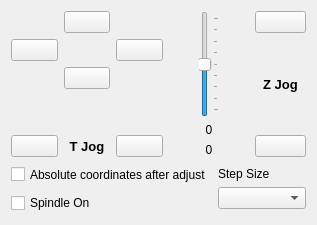
        <widget class="QWidget" name="tabAxis">
         <attribute name="title">
          <string>Axis Control</string>
         </attribute>
         <layout class="QVBoxLayout" name="verticalLayout_6">
          <item>
           <layout class="QHBoxLayout" name="horizontalLayout_13" stretch="150,0,50">
            <property name="sizeConstraint">
             <enum>QLayout::SetDefaultConstraint</enum>
            </property>
            <item>
             <layout class="QGridLayout" name="gridLayout" rowstretch="0,0,0,0,0,0,0,0">
              <property name="sizeConstraint">
               <enum>QLayout::SetMaximumSize</enum>
              </property>
              <item row="0" column="1">
               <widget class="QPushButton" name="IncYBtn_2">
                <property name="text">
                 <string/>
                </property>
                <property name="icon">
                 <iconset resource="../GrblController.qrc">
                  <normaloff>:/img/up.PNG</normaloff>:/img/up.PNG</iconset>
                </property>
                <property name="iconSize">
                 <size>
                  <width>24</width>
                  <height>24</height>
                 </size>
                </property>
               </widget>
              </item>
              <item row="3" column="1">
               <widget class="QPushButton" name="DecYBtn_2">
                <property name="text">
                 <string/>
                </property>
                <property name="icon">
                 <iconset resource="../GrblController.qrc">
                  <normaloff>:/img/down.PNG</normaloff>:/img/down.PNG</iconset>
                </property>
                <property name="iconSize">
                 <size>
                  <width>24</width>
                  <height>24</height>
                 </size>
                </property>
               </widget>
              </item>
              <item row="1" column="1">
               <spacer name="verticalSpacer">
                <property name="orientation">
                 <enum>Qt::Vertical</enum>
                </property>
                <property name="sizeHint" stdset="0">
                 <size>
                  <width>18</width>
                  <height>17</height>
                 </size>
                </property>
               </spacer>
              </item>
              <item row="7" column="1">
               <layout class="QHBoxLayout" name="horizontalLayout_5"/>
              </item>
              <item row="1" column="0">
               <widget class="QPushButton" name="DecXBtn_1">
                <property name="text">
                 <string/>
                </property>
                <property name="icon">
                 <iconset resource="../GrblController.qrc">
                  <normaloff>:/img/left.PNG</normaloff>:/img/left.PNG</iconset>
                </property>
                <property name="iconSize">
                 <size>
                  <width>24</width>
                  <height>24</height>
                 </size>
                </property>
               </widget>
              </item>
              <item row="1" column="2">
               <widget class="QPushButton" name="IncXBtn_2">
                <property name="text">
                 <string/>
                </property>
                <property name="icon">
                 <iconset resource="../GrblController.qrc">
                  <normaloff>:/img/right.PNG</normaloff>:/img/right.PNG</iconset>
                </property>
                <property name="iconSize">
                 <size>
                  <width>24</width>
                  <height>24</height>
                 </size>
                </property>
               </widget>
              </item>
              <item row="5" column="0">
               <widget class="QPushButton" name="DecFourthBtn_2">
                <property name="text">
                 <string/>
                </property>
                <property name="icon">
                 <iconset resource="../GrblController.qrc">
                  <normaloff>:/img/left.PNG</normaloff>:/img/left.PNG</iconset>
                </property>
                <property name="iconSize">
                 <size>
                  <width>24</width>
                  <height>24</height>
                 </size>
                </property>
               </widget>
              </item>
              <item row="5" column="2">
               <widget class="QPushButton" name="IncFourthBtn_2">
                <property name="text">
                 <string/>
                </property>
                <property name="icon">
                 <iconset resource="../GrblController.qrc">
                  <normaloff>:/img/right.PNG</normaloff>:/img/right.PNG</iconset>
                </property>
                <property name="iconSize">
                 <size>
                  <width>24</width>
                  <height>24</height>
                 </size>
                </property>
               </widget>
              </item>
              <item row="5" column="1">
               <widget class="QLabel" name="lblFourthJog">
                <property name="font">
                 <font>
                  <pointsize>10</pointsize>
                  <weight>75</weight>
                  <bold>true</bold>
                 </font>
                </property>
                <property name="text">
                 <string>T Jog</string>
                </property>
                <property name="alignment">
                 <set>Qt::AlignCenter</set>
                </property>
               </widget>
              </item>
              <item row="4" column="1">
               <spacer name="verticalSpacer_6">
                <property name="orientation">
                 <enum>Qt::Vertical</enum>
                </property>
                <property name="sizeHint" stdset="0">
                 <size>
                  <width>20</width>
                  <height>40</height>
                 </size>
                </property>
               </spacer>
              </item>
             </layout>
            </item>
            <item>
             <layout class="QVBoxLayout" name="verticalLayout_3">
              <property name="leftMargin">
               <number>30</number>
              </property>
              <property name="rightMargin">
               <number>30</number>
              </property>
              <item>
               <widget class="QSlider" name="verticalSliderZJog_2">
                <property name="sizePolicy">
                 <sizepolicy hsizetype="Preferred" vsizetype="Expanding">
                  <horstretch>0</horstretch>
                  <verstretch>0</verstretch>
                 </sizepolicy>
                </property>
                <property name="maximum">
                 <number>80</number>
                </property>
                <property name="value">
                 <number>40</number>
                </property>
                <property name="sliderPosition">
                 <number>40</number>
                </property>
                <property name="orientation">
                 <enum>Qt::Vertical</enum>
                </property>
                <property name="invertedAppearance">
                 <bool>false</bool>
                </property>
                <property name="invertedControls">
                 <bool>false</bool>
                </property>
                <property name="tickPosition">
                 <enum>QSlider::TicksBelow</enum>
                </property>
               </widget>
              </item>
              <item>
               <widget class="QLabel" name="currentZJogSliderDelta_2">
                <property name="text">
                 <string>0</string>
                </property>
                <property name="alignment">
                 <set>Qt::AlignCenter</set>
                </property>
               </widget>
              </item>
              <item>
               <widget class="QLabel" name="resultingZJogSliderPosition_2">
                <property name="text">
                 <string>0</string>
                </property>
                <property name="alignment">
                 <set>Qt::AlignCenter</set>
                </property>
               </widget>
              </item>
             </layout>
            </item>
            <item>
             <layout class="QVBoxLayout" name="layoutZJog">
              <item>
               <widget class="QPushButton" name="IncZBtn_2">
                <property name="text">
                 <string/>
                </property>
                <property name="icon">
                 <iconset resource="../GrblController.qrc">
                  <normaloff>:/img/up.PNG</normaloff>:/img/up.PNG</iconset>
                </property>
                <property name="iconSize">
                 <size>
                  <width>24</width>
                  <height>24</height>
                 </size>
                </property>
               </widget>
              </item>
              <item>
               <widget class="QLabel" name="lblZJog">
                <property name="sizePolicy">
                 <sizepolicy hsizetype="Minimum" vsizetype="Preferred">
                  <horstretch>0</horstretch>
                  <verstretch>0</verstretch>
                 </sizepolicy>
                </property>
                <property name="font">
                 <font>
                  <pointsize>10</pointsize>
                  <weight>75</weight>
                  <bold>true</bold>
                 </font>
                </property>
                <property name="text">
                 <string>Z Jog</string>
                </property>
                <property name="alignment">
                 <set>Qt::AlignCenter</set>
                </property>
               </widget>
              </item>
              <item>
               <widget class="QPushButton" name="DecZBtn_2">
                <property name="text">
                 <string/>
                </property>
                <property name="icon">
                 <iconset resource="../GrblController.qrc">
                  <normaloff>:/img/down.PNG</normaloff>:/img/down.PNG</iconset>
                </property>
                <property name="iconSize">
                 <size>
                  <width>24</width>
                  <height>24</height>
                 </size>
                </property>
               </widget>
              </item>
             </layout>
            </item>
           </layout>
          </item>
          <item>
           <layout class="QHBoxLayout" name="horizontalLayout_12" stretch="200,0">
            <item>
             <layout class="QVBoxLayout" name="verticalLayout">
              <item>
               <widget class="QCheckBox" name="chkRestoreAbsolute_2">
                <property name="sizePolicy">
                 <sizepolicy hsizetype="Preferred" vsizetype="Minimum">
                  <horstretch>0</horstretch>
                  <verstretch>0</verstretch>
                 </sizepolicy>
                </property>
                <property name="text">
                 <string>Absolute coordinates after adjust</string>
                </property>
               </widget>
              </item>
              <item>
               <widget class="QCheckBox" name="SpindleOn_2">
                <property name="sizePolicy">
                 <sizepolicy hsizetype="Preferred" vsizetype="Minimum">
                  <horstretch>0</horstretch>
                  <verstretch>0</verstretch>
                 </sizepolicy>
                </property>
                <property name="text">
                 <string>Spindle On</string>
                </property>
                <property name="checked">
                 <bool>false</bool>
                </property>
               </widget>
              </item>
             </layout>
            </item>
            <item>
             <layout class="QVBoxLayout" name="verticalLayoutStepSize" stretch="0,0">
              <property name="leftMargin">
               <number>0</number>
              </property>
              <property name="topMargin">
               <number>4</number>
              </property>
              <property name="rightMargin">
               <number>0</number>
              </property>
              <property name="bottomMargin">
               <number>5</number>
              </property>
              <item>
               <widget class="QLabel" name="lblStep">
                <property name="sizePolicy">
                 <sizepolicy hsizetype="Preferred" vsizetype="Minimum">
                  <horstretch>0</horstretch>
                  <verstretch>0</verstretch>
                 </sizepolicy>
                </property>
                <property name="text">
                 <string>Step Size           </string>
                </property>
               </widget>
              </item>
              <item>
               <widget class="QComboBox" name="comboStep_2">
                <property name="sizePolicy">
                 <sizepolicy hsizetype="Preferred" vsizetype="Minimum">
                  <horstretch>0</horstretch>
                  <verstretch>0</verstretch>
                 </sizepolicy>
                </property>
               </widget>
              </item>
             </layout>
            </item>
           </layout>
          </item>
         </layout>
        </widget>
